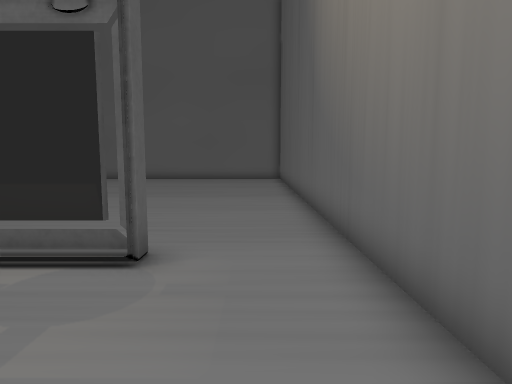
view 1 (above)

17 first-person views from a walk through a 3-D level made in the Unity game engine. The camera is 1.4 m above the floor, tilts 6° down and sees 75° across. The floor is counted in squares, 1 m on a side. Each view is taken from the middle of a square. On the plan, view 1 faces up. The plan holds only what a view shows up to about 15 squares ahead; the rest is blank.

view 2
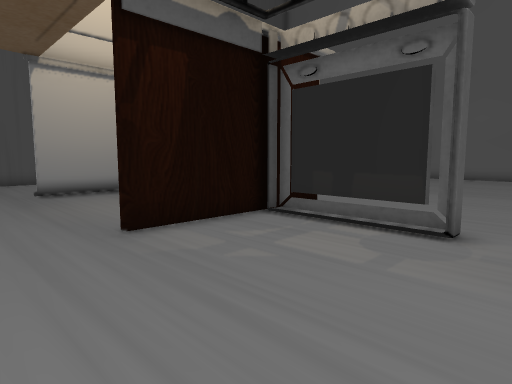

view 3
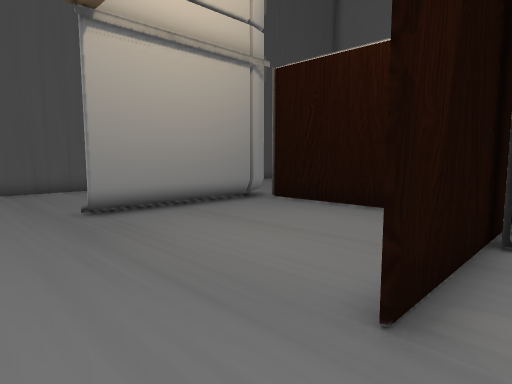

view 4
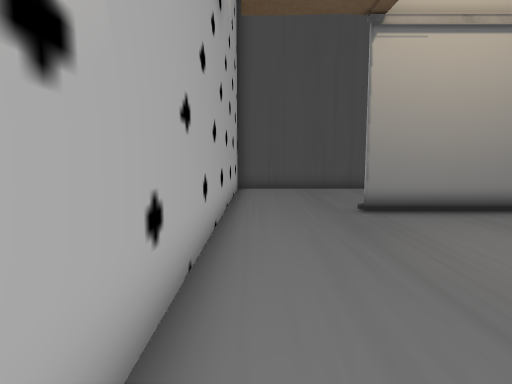

view 5
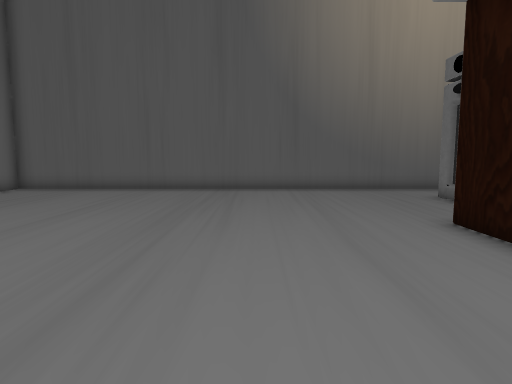

view 6
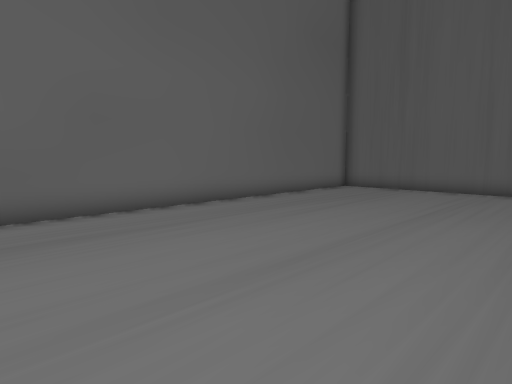

view 7
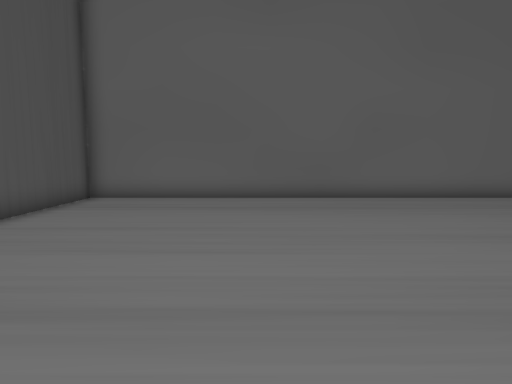

view 8
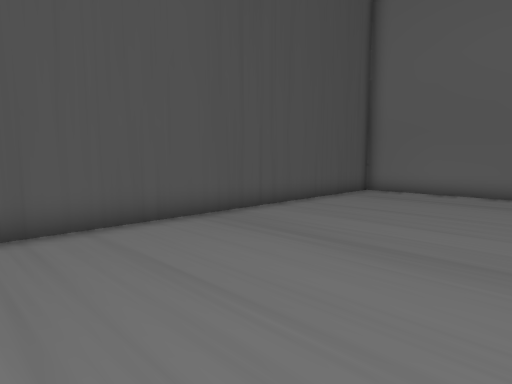

view 9
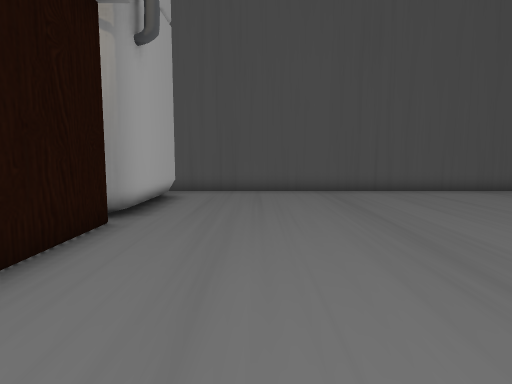

view 10
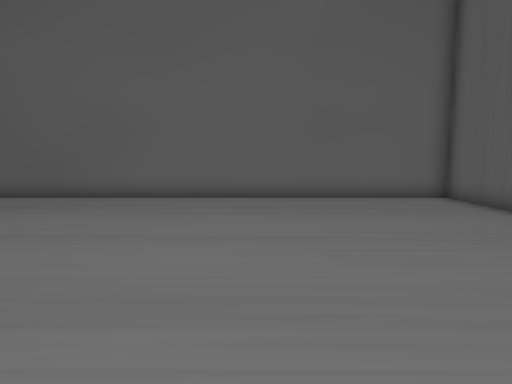

view 11
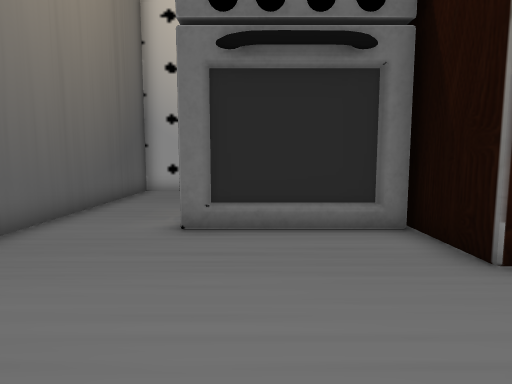

view 12
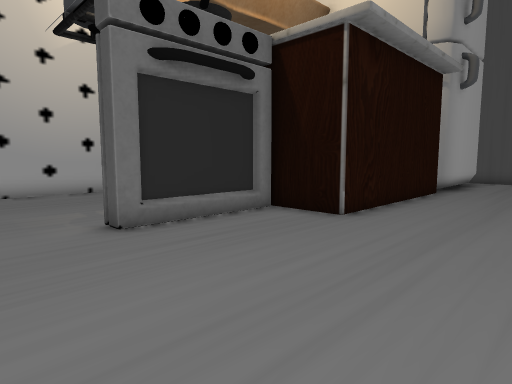

view 13
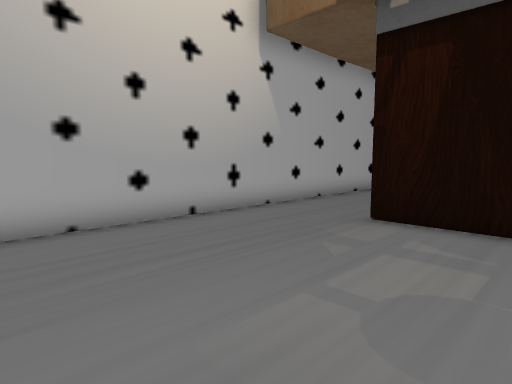

view 14
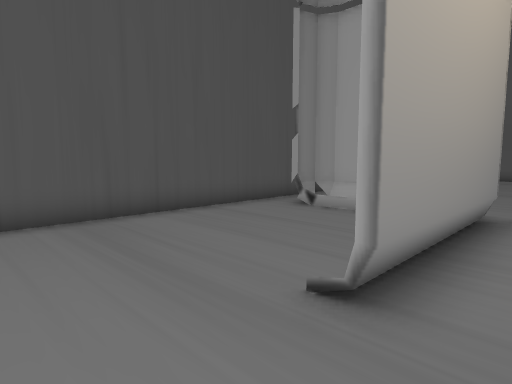

view 15
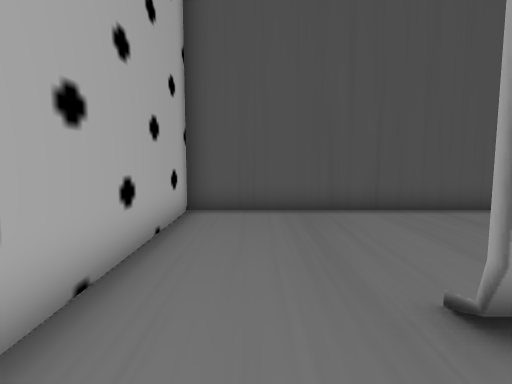

view 16
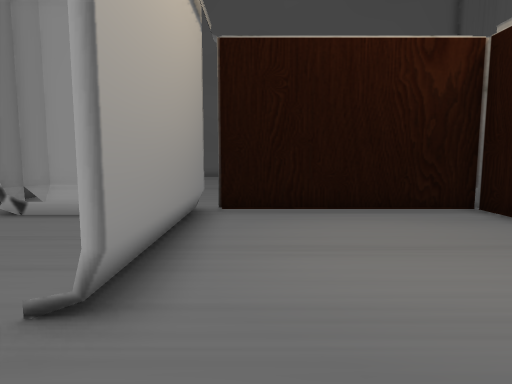

view 17
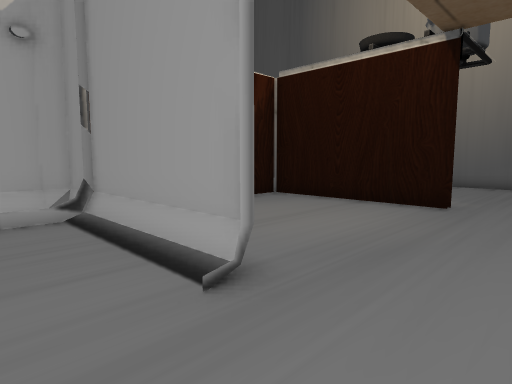

### Floor plan
Key: @ floor where view 1 was taken; # wall or solid block; . floor; T thing the floor can be seen under or through.
Columns run from 20 left of view 1 to 2 right of it. Each row starts with its distance up from view 1.
 22 #######################
 21 #.....................#
 20 #.....................#
 19 #.....................#
 18 #.....................#
 17 #.....................#
 16 #.....................#
 15 #.....................#
 14 #.....................#
 13 #.....................#
 12 #.....................#
 11 #.....................#
 10 #.....................#
  9 #.....................#
  8 #.....................#
  7 #.#############.......#
  6 #.######......#.......#
  5 #..... #......#.......#
  4 #..... #......#TTTT...#
  3 #..... #......#.......#
  2 #..... #......#.......#
  1 #.....##......#.......#
  0 #...................@.#
 -1 #.....................#
 -2 #.....................#
 -3 #######################

Positions as (right, up) in squares from view 1, and headings:
1: (0, 0), facing up
2: (0, -2), facing up-left
3: (-5, -2), facing up-left
4: (-5, -2), facing left
5: (-13, 11), facing right
6: (-13, 13), facing up-right
7: (-14, 10), facing up
8: (-13, 8), facing up-left
9: (-6, 10), facing left
10: (-5, 10), facing up
11: (-3, 11), facing down
12: (1, 11), facing down-left
13: (1, 4), facing down-left
14: (-12, -2), facing up-left
15: (-11, -1), facing left
16: (-12, -2), facing up
17: (-16, -2), facing up-right
